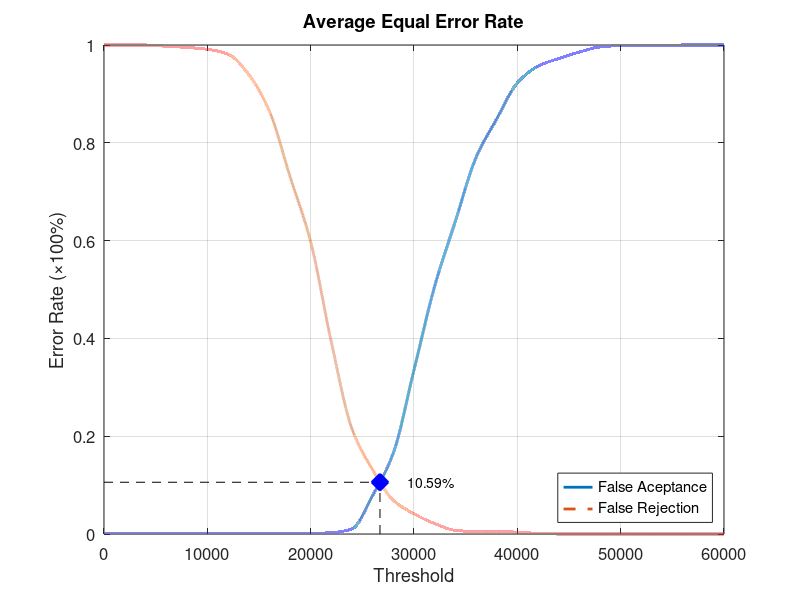
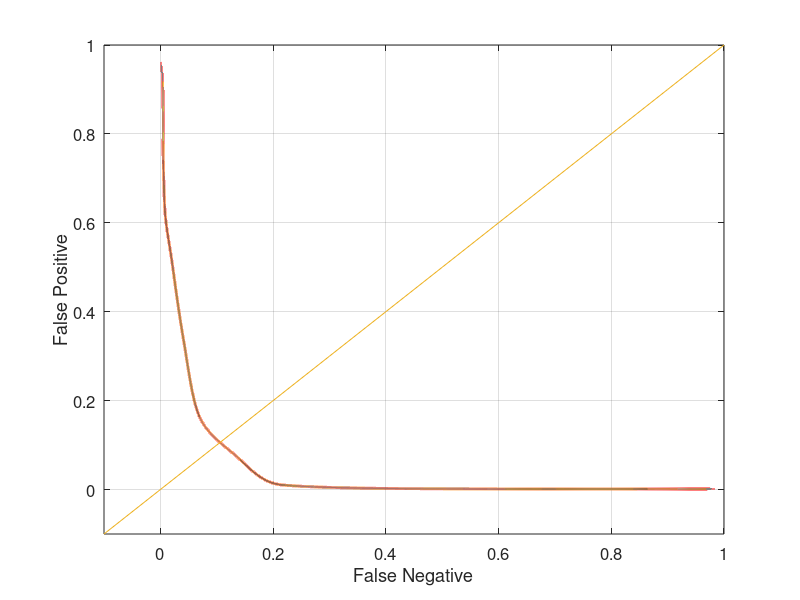

The MATLAB source for these figures, in order:
function yEER = Experiment1Average
close all;
clear;
clc;
x = 0:2000:60000;
xq = 0:0.5:60000;

y0 = [0 0.00131579 0.00131579 0.00131579 0.00131579 0.00131579 0.00131579 0.00131579 0.00131579 0.00131579 0.00131579 0.00263158 0.0105263 0.0789474 0.165789 0.335526 0.506579 0.639474 0.769737 0.848684 0.922368 0.956579 0.972368 0.985526 0.996053 0.998684 0.998684 0.998684 1 1 1];
yy0 = interp1(x, y0, xq, 'pchip');
y1 = [1 1 1 0.9975 0.995 0.99125 0.98125 0.94 0.865 0.73125 0.5975 0.3925 0.215 0.13125 0.06875 0.04125 0.02125 0.0075 0.005 0.005 0.00375 0.00125 0 0 0 0 0 0 0 0 0];
yy1 = interp1(x, y1, xq, 'pchip');

% Calculating EER: 
y2 = abs(y0 - y1);
find(y2 == min(y2))
yy2 = abs(yy0 - yy1);
xEER = find(yy2 == min(yy2));
xEERIndex = xq(xEER) % X-axis EER
yEER = yy0(xEER) % Y-axis EER

main = figure
plot(xq, yy0,'-','LineWidth', 2);	hold on
plot(xq, yy1,'--','LineWidth', 2);	hold on
plot([xEERIndex xEERIndex], [0 yEER], 'k--');	hold on
plot([0 xEERIndex], [yEER yEER], 'k--');	hold on
plot(xEERIndex, yEER, 'bx', 'LineWidth', 10);	hold on
text(xEERIndex + 10 * xEERIndex / 100, yEER, [num2str(round((10000 * yEER)) / 100) '%'])
legend('False Aceptance', 'False Rejection', 'Location', 'SouthEast')
xlabel('Threshold')
ylabel('Error Rate (\times100%)')
title('Average Equal Error Rate')
set(gca, 'FontSize', 12)
axis([0 60000 0 1])
grid on

print(main, 'Experiment1AverageMain', '-dpng');
FNRxFPR = figure('Color', [1 1 1]);
plot(yy1, yy0, '-', yy1, yy0, 'LineWidth', 2);
hold on
y = -0.1:0.1:1
plot(y, y); 
set(gca, 'FontSize', 12)
xlabel('False Negative')
ylabel('False Positive')
axis([-0.1 1 -0.1 1])
set(gca, 'FontSize', 12)
grid on

print(FNRxFPR, 'Experiment1AverageFNRxFPR','-dpng');
end
